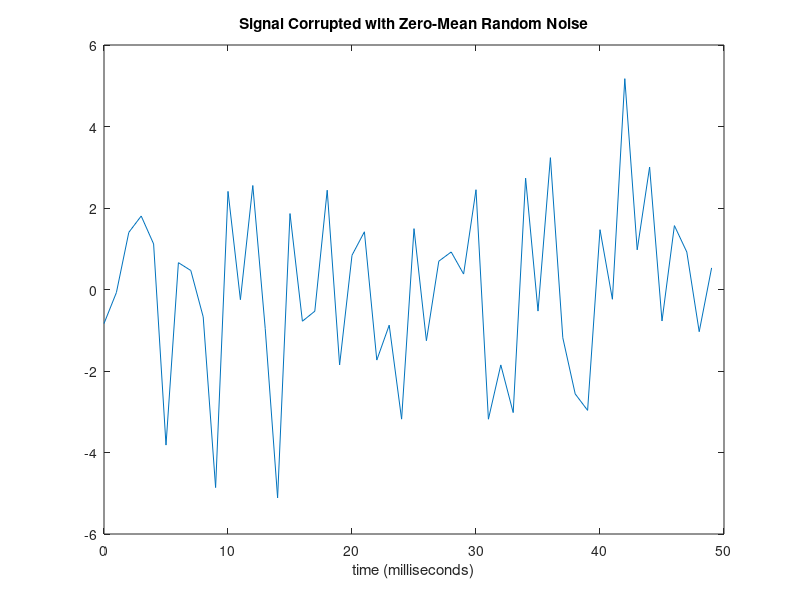
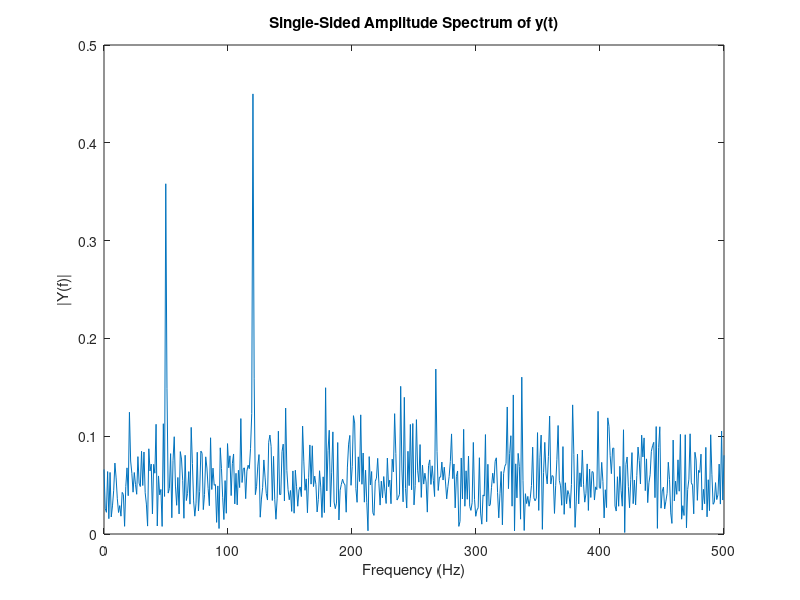

Recreate these plots in MATLAB, in order. (Note: this script raises an error after producing the figures.)
Fs = 1000;                    % Sampling frequency
T = 1/Fs;                     % Sample time
L = 1000;                     % Length of signal
t = (0:L-1)*T;                % Time vector
% Sum of a 50 Hz sinusoid and a 120 Hz sinusoid
x = 0.7*sin(2*pi*50*t) + sin(2*pi*120*t); 
y = x + 2*randn(size(t));     % Sinusoids plus noise
figure(3);
plot(Fs*t(1:50),y(1:50))
title('Signal Corrupted with Zero-Mean Random Noise')
xlabel('time (milliseconds)')

NFFT = 2^nextpow2(L); % Next power of 2 from length of y
Y = fft(y,NFFT)/L;
f = Fs/2*linspace(0,1,NFFT/2+1);

% Plot single-sided amplitude spectrum.
figure(4)
plot(f,abs(Y(1:NFFT/2+1)))
title('Single-Sided Amplitude Spectrum of y(t)')
xlabel('Frequency (Hz)')
ylabel('|Y(f)|')


%% import data
data = csvread('output.dat');
data = data(1:500,:);
Fs = length(data)/(data(end) - data(1));                    % Sampling frequency
T = 1/Fs;                     % Sample time
L = length(data);                     % Length of signal
t = (0:L-1)*T;                % Time vector
y = data(:,2);
figure(1);
plot(data(:,1),data(:,2));
title('Signal Corrupted with Zero-Mean Random Noise')
xlabel('time (seconds)')

NFFT = 2^nextpow2(L); % Next power of 2 from length of y
Y = fft(y,NFFT)/L;
f = Fs/2*linspace(0,1,NFFT/2+1);

% Plot single-sided amplitude spectrum.
figure(2)
plot(f,abs(Y(1:NFFT/2+1)))
title('Single-Sided Amplitude Spectrum of y(t)')
xlabel('Frequency (Hz)')
ylabel('|Y(f)|')